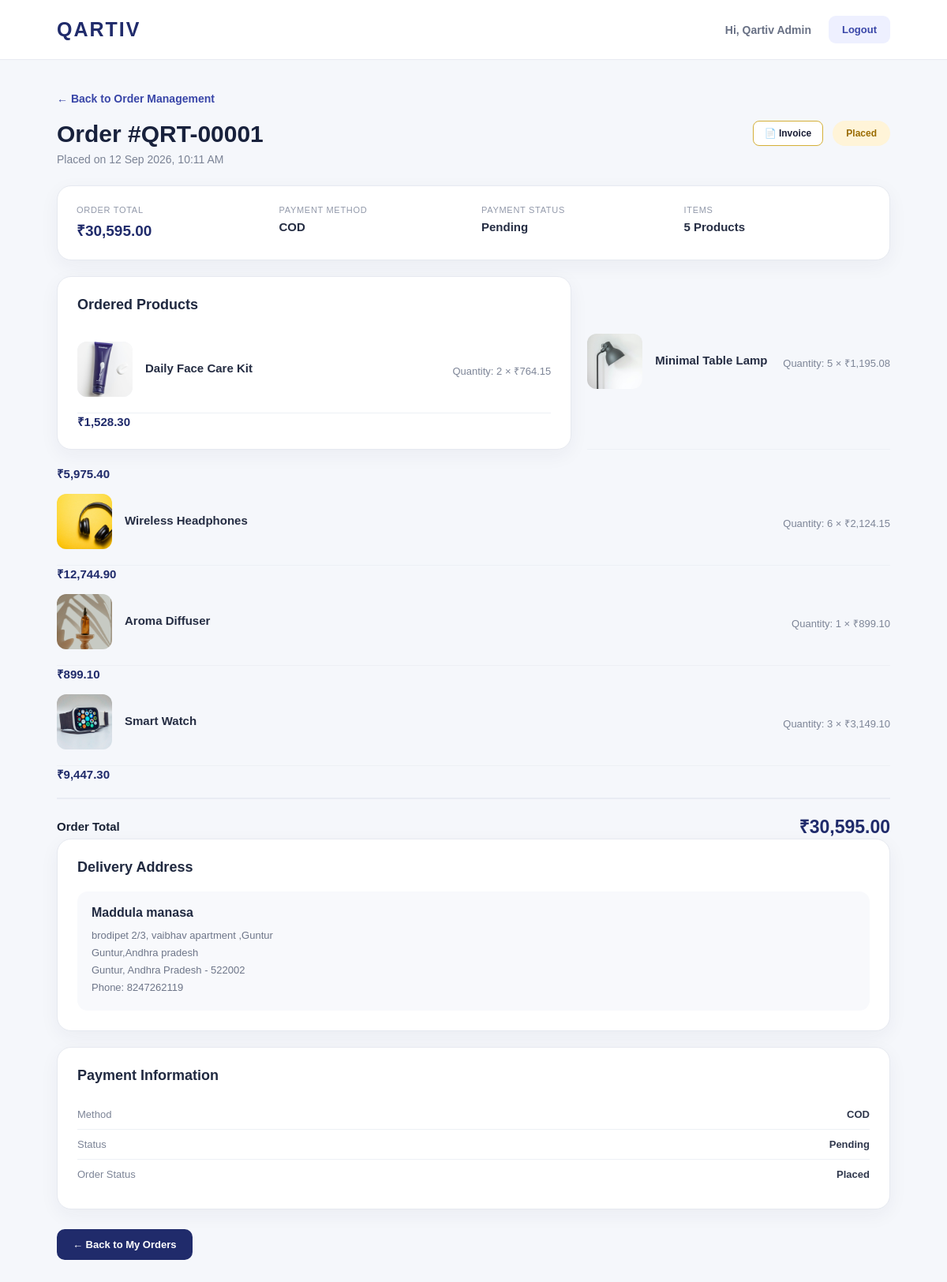
/customer/order_details.php?id=1 (signed in), run on the app's committed database.
### tables this page shows
CREATE TABLE `orders` (
  `id` int NOT NULL AUTO_INCREMENT,
  `user_id` int NOT NULL,
  `address_id` int NOT NULL,
  `total_amount` decimal(10,2) NOT NULL,
  `payment_method` varchar(50) DEFAULT 'COD',
  `payment_status` enum('pending','paid','failed') DEFAULT 'pending',
  `order_status` enum('placed','confirmed','shipped','delivered','cancelled') DEFAULT 'placed',
  `created_at` timestamp NULL DEFAULT CURRENT_TIMESTAMP,
  PRIMARY KEY (`id`),
  KEY `user_id` (`user_id`),
  KEY `address_id` (`address_id`)
);

CREATE TABLE `order_items` (
  `id` int NOT NULL AUTO_INCREMENT,
  `order_id` int NOT NULL,
  `product_id` int NOT NULL,
  `quantity` int NOT NULL,
  `price` decimal(10,2) NOT NULL,
  PRIMARY KEY (`id`),
  KEY `order_id` (`order_id`),
  KEY `product_id` (`product_id`)
);

CREATE TABLE `products` (
  `id` int NOT NULL AUTO_INCREMENT,
  `category_id` int NOT NULL,
  `name` varchar(150) NOT NULL,
  `description` text,
  `price` decimal(10,2) NOT NULL,
  `discount` decimal(5,2) DEFAULT '0.00',
  `stock` int DEFAULT '0',
  `image` varchar(255) DEFAULT NULL,
  `status` enum('active','inactive') DEFAULT 'active',
  `created_at` timestamp NULL DEFAULT CURRENT_TIMESTAMP,
  PRIMARY KEY (`id`),
  KEY `category_id` (`category_id`)
);

CREATE TABLE `addresses` (
  `id` int NOT NULL AUTO_INCREMENT,
  `user_id` int NOT NULL,
  `full_name` varchar(100) NOT NULL,
  `phone` varchar(20) NOT NULL,
  `address` text NOT NULL,
  `city` varchar(100) NOT NULL,
  `state` varchar(100) NOT NULL,
  `pincode` varchar(10) NOT NULL,
  `created_at` timestamp NULL DEFAULT CURRENT_TIMESTAMP,
  PRIMARY KEY (`id`),
  KEY `user_id` (`user_id`)
);

### config/helpers.php (called while the page is built, shortened)
<?php
if (!defined('QARTIV_HELPERS_LOADED')) {
    function getProductImageUrl($filename, $relativePrefix = '../')
    {
        $prefix = rtrim($relativePrefix, '/');
        if ($prefix !== '') {
            $prefix .= '/';
        }
        $defaultPlaceholder = $prefix . 'assets/images/default-product.svg';
        $safeName = basename(trim($filename));
        $filesystemPath = __DIR__ . '/../uploads/products/' . $safeName;
        if (is_file($filesystemPath)) {
            return $prefix . 'uploads/products/' . rawurlencode($safeName);
        }
        return $defaultPlaceholder;
    }
}
?>

### customer/order_details.php (the view, shortened to what this page needs)
<?php
require_once "../config/db.php";
require_once "../config/helpers.php";
$user_role = $_SESSION["user_role"] ?? "customer";
$order_id = intval($_GET["id"] ?? 0);
if ($user_role === "admin") {
    $stmt = $conn->prepare("
        SELECT
            o.id,
            o.total_amount,
            o.payment_method,
            o.payment_status,
            o.order_status,
            o.created_at,
            a.full_name,
            a.phone,
            a.address,
            a.city,
            a.state,
            a.pincode
        FROM orders o
        LEFT JOIN addresses a ON o.address_id = a.id
        WHERE o.id = ?
        LIMIT 1
    ");
    $stmt->bind_param("i", $order_id);
}
$stmt->execute();
$order_result = $stmt->get_result();
$order = $order_result->fetch_assoc();
$stmt = $conn->prepare("
    SELECT
        oi.product_id,
        oi.quantity,
        oi.price,
        p.name,
        p.image
    FROM order_items oi
    INNER JOIN products p ON oi.product_id = p.id
    WHERE oi.order_id = ?
    ORDER BY oi.id ASC
");
$stmt->bind_param("i", $order_id);
$stmt->execute();
$items_result = $stmt->get_result();
$items = [];
while ($row = $items_result->fetch_assoc()) {
    $items[] = $row;
}
$status = strtolower($order["order_status"]);
$status_class = "status-" . $status;
$order_date = date(
    "d M Y, h:i A",
    strtotime($order["created_at"])
);
?>
<!DOCTYPE html>
<html lang="en">
<head>
</head>
<body>
<header class="header">
    <a href="<?php echo $user_role === 'admin' ? '../admin/dashboard.php' : 'dashboard.php'; ?>" class="brand">
        QARTIV
    </a>
    <div class="header-right">
        <span class="user-name">
            Hi, <?php echo htmlspecialchars($_SESSION["user_name"] ?? ($user_role === 'admin' ? 'Administrator' : 'Customer')); ?>
        </span>
        <a href="../auth/logout.php" class="logout">
            Logout
        </a>
    </div>
</header>
<main class="container">
    <a href="<?php echo $user_role === 'admin' ? '../admin/orders.php' : 'orders.php'; ?>" class="back-link">
        ← <?php echo $user_role === 'admin' ? 'Back to Order Management' : 'Back to My Orders'; ?>
    </a>
    <div class="page-heading">
        <div>
            <h1>
                Order #QRT-<?php
                echo str_pad(
                    $order["id"],
                    5,
                    "0",
                    STR_PAD_LEFT
                );
                ?>
            </h1>
            <p>
                Placed on <?php echo $order_date; ?>
            </p>
        </div>
        <div style="display:flex;align-items:center;gap:12px;">
            <a href="invoice.php?id=<?php echo $order_id; ?>" target="_blank" style="padding:8px 14px;border:1px solid #d4af37;background:#fff;color:#1a1e36;border-radius:8px;font-size:12px;font-weight:700;text-decoration:none;display:inline-flex;align-items:center;gap:6px;">
                📄 Invoice
            </a>
            <span class="status <?php echo $status_class; ?>">
                <?php echo htmlspecialchars($order["order_status"]); ?>
            </span>
        </div>
    </div>
    <div class="summary-card">
        <div class="summary-grid">
            <div>
                <div class="summary-label">
                    Order Total
                </div>
                <div class="summary-value amount">
                    ₹<?php
                    echo number_format(
                        $order["total_amount"],
                        2
                    );
                    ?>
                </div>
            </div>
            <div>
                <div class="summary-label">
                    Payment Method
                </div>
                <div class="summary-value">
                    <?php
                    echo htmlspecialchars(
                        $order["payment_method"]
                    );
                    ?>
                </div>
            </div>
            <div>
                <div class="summary-label">
                    Payment Status
                </div>
                <div class="summary-value">
                    <?php
                    echo ucfirst(
                        htmlspecialchars(
                            $order["payment_status"]
                        )
                    );
                    ?>
                </div>
            </div>
            <div>
                <div class="summary-label">
                    Items
                </div>
                <div class="summary-value">
                    <?php echo count($items); ?>
                    Product<?php
                    echo count($items) != 1 ? "s" : "";
                    ?>
                </div>
            </div>
        </div>
    </div>
    <div class="details-grid">
        <div class="card">
            <h2 class="card-title">
                Ordered Products
            </h2>
            <?php foreach ($items as $item): ?>
                <div class="product-row">
                    <a href="product_details.php?id=<?php echo (int)$item["product_id"]; ?>">
                        <img
                            src="<?php echo htmlspecialchars(getProductImageUrl($item["image"], "../")); ?>"
                            class="product-image"
                            alt="<?php echo htmlspecialchars($item["name"]); ?>"
                            loading="lazy"
                        >
                    </a>
                    <div class="product-info">
                        <div class="product-name">
                            <a href="product_details.php?id=<?php echo (int)$item["product_id"]; ?>" style="color: inherit; text-decoration: none;">
                                <?php
                                echo htmlspecialchars(
                                    $item["name"]
                                );
                                ?>
                            </a>
                        </div>
                        </div>
                        <div class="product-quantity">
                            Quantity:
                            <?php
                            echo (int)$item["quantity"];
                            ?>
                            ×
                            ₹<?php
                            echo number_format(
                                $item["price"],
                                2
                            );
                            ?>
                        </div>
                    </div>
                    <div class="product-price">
                        ₹<?php
                        echo number_format(
                            $item["price"] *
                            $item["quantity"],
                            2
                        );
                        ?>
                    </div>
                </div>
            <?php endforeach; ?>
            <div class="total-box">
                <span class="total-label">
                    Order Total
                </span>
                <span class="total-value">
                    ₹<?php
                    echo number_format(
                        $order["total_amount"],
                        2
                    );
                    ?>
                </span>
            </div>
        <div>
            <div class="card">
                <h2 class="card-title">
                    Delivery Address
                </h2>
                <div class="address-box">
                    <div class="address-name">
                        <?php
                        echo htmlspecialchars(
                            $order["full_name"]
                        );
                        ?>
                    </div>
                    <div class="address-line">
                        <?php
                        echo nl2br(
                            htmlspecialchars(
                                $order["address"]
                            )
                        );
                        ?>
                        <br>
                        <?php
                        echo htmlspecialchars(
                            $order["city"]
                        );
                        ?>,
                        <?php
                        echo htmlspecialchars(
                            $order["state"]
                        );
                        ?>
                        -
                        <?php
                        echo htmlspecialchars(
                            $order["pincode"]
                        );
                        ?>
                        <br>
                        Phone:
                        <?php
                        echo htmlspecialchars(
                            $order["phone"]
                        );
                        ?>
                    </div>
                </div>
            </div>
            <div class="card payment-box">
                <h2 class="card-title">
                    Payment Information
                </h2>
                <div class="info-line">
                    <span class="info-label">
                        Method
                    </span>
                    <span class="info-value">
                        <?php
                        echo htmlspecialchars(
                            $order["payment_method"]
                        );
                        ?>
                    </span>
                </div>
                <div class="info-line">
                    <span class="info-label">
                        Status
                    </span>
                    <span class="info-value">
                        <?php
                        echo ucfirst(
                            htmlspecialchars(
                                $order["payment_status"]
                            )
                        );
                        ?>
                    </span>
                </div>
                <div class="info-line">
                    <span class="info-label">
                        Order Status
                    </span>
                    <span class="info-value">
                        <?php
                        echo ucfirst(
                            htmlspecialchars(
                                $order["order_status"]
                            )
                        );
                        ?>
                    </span>
                </div>
            </div>
        </div>
    <a href="orders.php" class="orders-btn">
        ← Back to My Orders
    </a>
</main>
</body>
</html>

### customer/order_details.php (style rules this page uses)
* { margin: 0; padding: 0; box-sizing: border-box; }
body { font-family: Arial, Helvetica, sans-serif; background: #f5f7fb; color: #172033; }
a { text-decoration: none; }
.header { height: 76px; background: #ffffff; border-bottom: 1px solid #e7eaf1; display: flex; align-items: center; justify-content: space-between; padding: 0 6%; }
.brand { font-size: 25px; font-weight: 800; letter-spacing: 2px; color: #202b6b; }
.header-right { display: flex; align-items: center; gap: 22px; }
.user-name { color: #697185; font-size: 14px; font-weight: 600; }
.logout { padding: 10px 17px; border-radius: 9px; background: #eef0ff; color: #3946a8; font-size: 13px; font-weight: 700; }
.container { width: 88%; max-width: 1200px; margin: 40px auto; }
.back-link { display: inline-block; margin-bottom: 20px; color: #3946a8; font-size: 14px; font-weight: 700; }
.page-heading { display: flex; justify-content: space-between; align-items: flex-start; margin-bottom: 25px; }
.page-heading h1 { font-size: 30px; color: #18213c; }
.page-heading p { margin-top: 7px; color: #7b8395; font-size: 14px; }
.status { padding: 9px 17px; border-radius: 30px; font-size: 12px; font-weight: 700; text-transform: capitalize; }
.status-placed { background: #fff4d8; color: #9a6b00; }
.summary-card { background: white; border: 1px solid #e6e9f0; border-radius: 18px; padding: 24px; margin-bottom: 20px; box-shadow: 0 7px 25px rgba(35,45,80,.05); }
.summary-grid { display: grid; grid-template-columns: repeat(4, 1fr); gap: 20px; }
.summary-label { font-size: 11px; color: #9299aa; text-transform: uppercase; letter-spacing: .7px; margin-bottom: 7px; }
.summary-value { font-size: 15px; font-weight: 700; color: #252d43; }
.summary-value.amount { font-size: 19px; color: #202b6b; }
.details-grid { display: grid; grid-template-columns: 1.7fr 1fr; gap: 20px; }
.card { background: white; border: 1px solid #e6e9f0; border-radius: 18px; padding: 25px; box-shadow: 0 7px 25px rgba(35,45,80,.05); }
.card-title { font-size: 18px; font-weight: 800; color: #202940; margin-bottom: 20px; }
.product-row { display: flex; align-items: center; padding: 16px 0; border-bottom: 1px solid #edf0f5; }
.product-image { width: 70px; height: 70px; border-radius: 12px; object-fit: cover; background: #f1f3f8; margin-right: 16px; }
.product-info { flex: 1; }
.product-name { font-size: 15px; font-weight: 700; color: #252d43; margin-bottom: 7px; }
.product-quantity { font-size: 13px; color: #7d8597; }
.product-price { font-size: 15px; font-weight: 800; color: #202b6b; }
.address-box { background: #f8f9fc; border-radius: 13px; padding: 18px; }
.address-name { font-size: 16px; font-weight: 800; color: #202940; margin-bottom: 9px; }
.address-line { color: #6e7689; font-size: 13px; line-height: 1.7; }
.payment-box { margin-top: 20px; }
.info-line { display: flex; justify-content: space-between; padding: 11px 0; border-bottom: 1px solid #edf0f5; font-size: 13px; }
.info-line:last-child { border-bottom: none; }
.info-label { color: #7d8597; }
.info-value { font-weight: 700; color: #30384d; }
.total-box { margin-top: 20px; padding-top: 18px; border-top: 2px solid #e9ecf3; display: flex; justify-content: space-between; align-items: center; }
.total-label { font-size: 15px; font-weight: 700; }
.total-value { font-size: 23px; font-weight: 800; color: #202b6b; }
.orders-btn { display: inline-block; margin-top: 25px; padding: 12px 20px; background: #202b6b; color: white; border-radius: 10px; font-size: 13px; font-weight: 700; }

### data on the page
orders: id "00001", created_at "12 Sep 2026, 10:11 AM", order_status "Placed", total_amount "30,595.00", payment_method "COD", payment_status "Pending", address.full_name "Maddula manasa", address.address "brodipet 2/3, vaibhav apartment ,Guntur Guntur,Andhra pradesh", address.city "Guntur", address.state "Andhra Pradesh", address.pincode "522002", address.phone "8247262119"
order_items: product.image (picture), product.name "Daily Face Care Kit", quantity "2", price "764.15", price+quantity "1,528.30"
order_items: product.image (picture), product.name "Minimal Table Lamp", quantity "5", price "1,195.08", price+quantity "5,975.40"
order_items: product.image (picture), product.name "Wireless Headphones", quantity "6", price "2,124.15", price+quantity "12,744.90"
order_items: product.image (picture), product.name "Aroma Diffuser", quantity "1", price "899.10"
order_items: product.image (picture), product.name "Smart Watch", quantity "3", price "3,149.10", price+quantity "9,447.30"

### other printed values
$_SESSION["user_name"] "Qartiv Admin"
count($items) "5"
